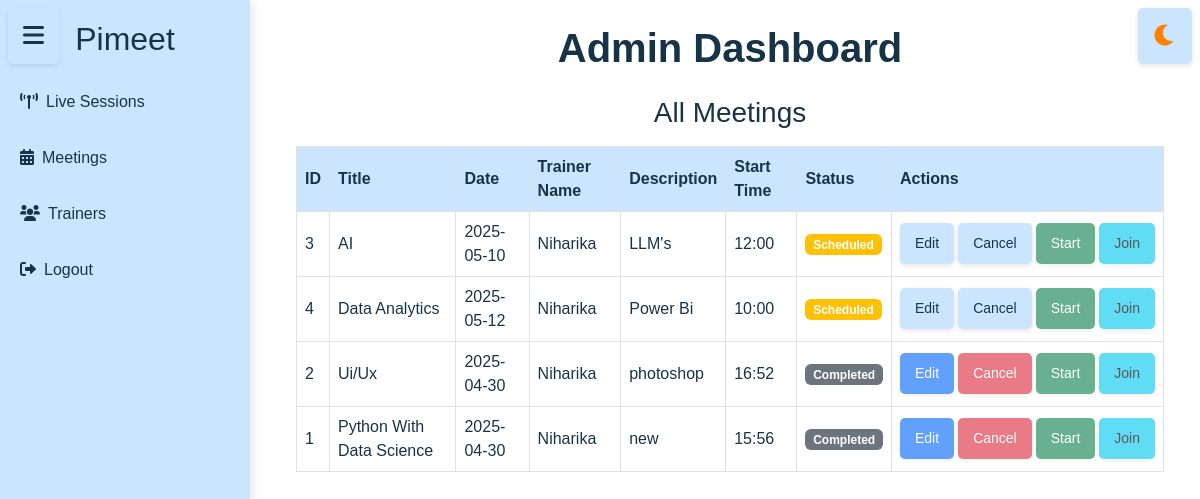
Before: /admin_dashboard with the older database file.
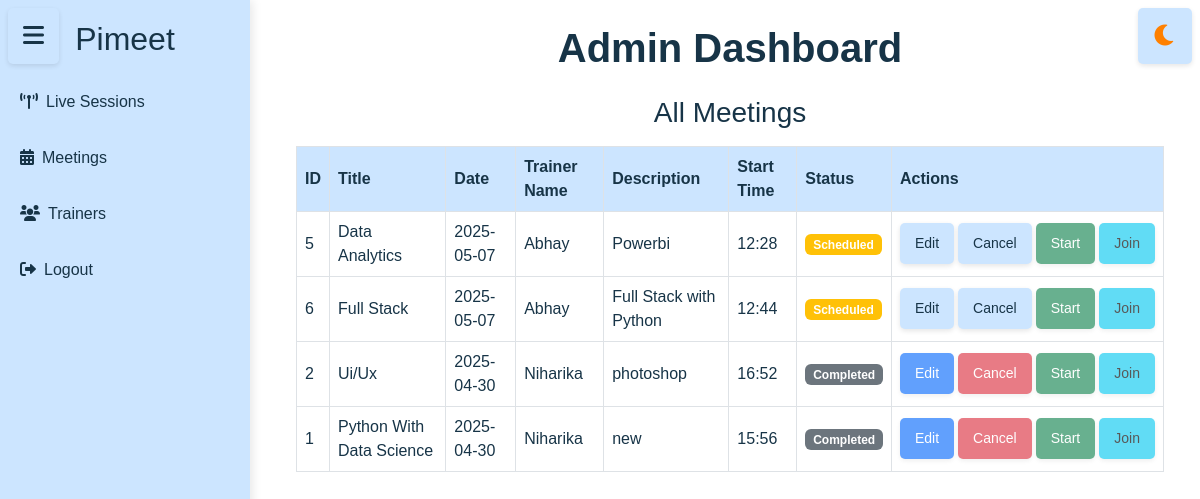
After: the same page with the newer database file.
### tables this page shows
CREATE TABLE meetings (

            id INTEGER PRIMARY KEY AUTOINCREMENT,
            title TEXT NOT NULL,
            date TEXT NOT NULL,
            time TEXT NOT NULL,
            description TEXT NOT NULL,
            trainer_id TEXT,
            meet_id TEXT UNIQUE,
            FOREIGN KEY (trainer_id) REFERENCES trainers(id)
        );

CREATE TABLE trainers (
    id TEXT PRIMARY KEY,
    trainer_id TEXT NOT NULL UNIQUE,
    name TEXT NOT NULL,
    email TEXT NOT NULL UNIQUE,
    mobile TEXT NOT NULL UNIQUE,
    status TEXT CHECK(status IN ('Active', 'Inactive')) NOT NULL,
    bio TEXT,
    profile_image BLOB
);

### app.py (the view)
@app.route('/admin_dashboard')
def admin_dashboard():
    session['user_type'] = 'admin'
    success, result = get_all_trainers_from_db()
    meetings=get_meet()
    if success:
        return render_template('admindashboard.html', trainers=result,meetings=meetings)
    else:
        return render_template('admindashboard.html', error=result)

### assign_trainer.py (called while the page is built)
def get_all_trainers_from_db():
    conn = get_db_connection()
    cursor = conn.cursor()
    try:
        cursor.execute('SELECT * FROM trainers')
        rows = cursor.fetchall()
        trainers = []
        for row in rows:
            trainers.append({
    'trainer_id': row[1],
    'name': row[2],
    'email': row[3],
    'mobile': row[4],
    'status': row[5],
    'bio': row[6],
})
        return True, trainers
    except Exception as e:
        return False, str(e)
    finally:
        conn.close()

### db.py (called while the page is built)
def get_db_connection():
    conn = sqlite3.connect(DATABASE)
    conn.row_factory = sqlite3.Row
    return conn

### templates/admindashboard.html (shortened to what this page needs)
<!DOCTYPE html>
<html lang="en">
<head>
    <link rel="stylesheet" href="https://cdnjs.cloudflare.com/ajax/libs/font-awesome/6.0.0/css/all.min.css">
    <link rel="stylesheet" href="https://cdnjs.cloudflare.com/ajax/libs/bootstrap/5.3.0/css/bootstrap.min.css">
    <link rel="stylesheet" href="{{ url_for('static', filename='css/admin_dashboard.css') }}">
</head>
<body class="light-mode">
    <button class="btn btn-outline-secondary sidebar-toggle position-fixed top-0 start-0 m-2" id="sidebarToggle">
        <i class="fas fa-bars"></i>
    </button>
    <button class="btn btn-outline-secondary theme-toggle position-fixed top-0 end-0 m-2" id="themeToggle">
        <i class="fas fa-moon"></i>
    </button>
<div class="toast-container position-fixed bottom-0 end-0 p-3">
  </div>
    <div class="sidebar " id="sidebar">
        <h2>Pimeet</h2>
        <a href="#" class="d-block my-2" onclick="showSection('live-sessions')">
    <i class="fas fa-broadcast-tower me-2"></i>Live Sessions
</a>
        <a href="#" class="d-block my-2" onclick="showSection('meetings')"><i class="fas fa-calendar-alt me-2"></i>Meetings</a>
        <a href="#" class="d-block my-2" onclick="showSection('trainers')"><i class="fas fa-users me-2"></i>Trainers</a>
        <a href="#" class="d-block my-2" onclick="handleLogout()" class="logout-link"><i class="fas fa-sign-out-alt me-2"></i>Logout</a>
    </div>
    <div class="content p-4 flex-grow-1" id="content">
        <div class="container-fluid">
            <h1 class="fw-bold mb-4 text-center">Admin Dashboard</h1>
        <div id="meetings">
            <div class="table-responsive">
                <h3 class="text-center mb-3">All Meetings</h3>
                <table class="table table-hover table-bordered align-middle">
                    <thead>
                        <tr>
                            <th>ID</th>
                            <th>Title</th>
                            <th>Date</th>
                            <th>Trainer Name</th>
                            <th>Description</th>
                            <th>Start Time</th>
                            <th>Status</th>
                            <th>Actions</th>
                        </tr>
                    </thead>
<tbody>
                        {% set all_meetings = meetings.upcoming + meetings.current + meetings.previous %}
                        {% for meeting in all_meetings %}
                          <tr>
                            <td>{{ meeting.id }}</td>
                            <td>{{ meeting.title }}</td>
                            <td>{{ meeting.date }}</td>
                            <td>{{ meeting.trainer_name}}</td>
                            <td>{{ meeting.description }}</td>
                            <td>{{ meeting.time }}</td>
                            <td>
                              {% if meeting.status == 'Scheduled' %}
                                <span class="badge bg-warning">Scheduled</span>
                              {% elif meeting.status == 'Ongoing' %}
                                <span class="badge bg-success">Ongoing</span>
                              {% else %}
                                <span class="badge bg-secondary">Completed</span>
                              {% endif %}
                            </td>
                            <td>
                              <div class="d-flex flex-nowrap gap-1 ">
                                <button class="btn btn-primary btn-sm"
                                  onclick="openEditModal('{{ meeting.id }}', '{{ meeting.title }}', '{{ meeting.date }}', '{{ meeting.time }}', '{{ meeting.description }}')"
                                  {% if meeting in meetings.previous %}disabled{% endif %}>
                                  Edit
                                </button>
                                <button class="btn btn-danger btn-sm"
                                  onclick="confirmCancel('{{ meeting.id }}')"
                                  {% if meeting in meetings.previous %}disabled{% endif %}>
                                  Cancel
                                </button>
                                <button class="btn btn-success btn-sm"
                                    onclick="window.location.href='{{ url_for('meeting_room', meeting_id=meeting.id) }}'"
                                    {% if meeting not in meetings.current %}disabled{% endif %}>
                                    Start
                                </button>
                                <button class="btn btn-info btn-sm"
                                    onclick="window.location.href='{{ url_for('meeting_room', meeting_id=meeting.id) }}'"
                                    {% if meeting not in meetings.current %}disabled{% endif %}>
                                    Join
                                </button>
                              </div>
                            </td>
                          </tr>
                        {% endfor %}
                      </tbody>
                </table>
            </div>
        </div>
    </div>
</body>
</html>

### static/css/admin_dashboard.css (style rules this page uses)
body { background-color: #000000; font-family: 'Poppins', sans-serif; color: #a9a9a9; margin: 0; padding: 0; transition: background-color 0.3s ease; }
.toast-container { position: fixed; top: 20px; right: 20px; z-index: 1055; }
.sidebar { width: 250px; height: 100vh; background: #1a1a1a; padding-top: 20px; position: fixed; top: 0; left: 0; transition: transform 0.3s ease, background-color 0.3s ease; }
.sidebar h2 { color: #ffffff; text-align: center; margin-bottom: 20px; }
.sidebar a { display: block; padding: 12px 20px; color: #a9a9a9; text-decoration: none; transition: background 0.3s, color 0.3s; }
.content { margin-left: 260px; padding: 20px; transition: margin-left 0.3s ease; }
.sidebar-toggle { position: fixed; top: 15px; left: 20px; z-index: 999; background: none; border: none; padding: 8px; border-radius: 4px; font-size: 24px; color: #4a4a4a; cursor: pointer; transition: color 0.3s ease; }
.table th { background-color: #333333; color: #ffffff; vertical-align: middle; }
.table td { background-color: #1a1a1a; color: #a9a9a9; }
.light-mode { background-color: #ffffff; color: #173447; }
.light-mode .sidebar { background-color: #cce5ff; box-shadow: 2px 0 10px rgba(0, 0, 0, 0.1); }
.light-mode .sidebar h2 { color: #173447; }
.light-mode .sidebar a { color: #173447; }
.light-mode .content { color: #173447; }
.light-mode .table th { background-color: #cce5ff; color: #173447; }
.light-mode .table td { background-color: #ffffff; color: #173447; }
.light-mode .sidebar-toggle { color: #173447; }
.light-mode .theme-toggle { color: #ff8000; }
.light-mode button { background-color: #cce5ff; color: #173447; border: none; padding: 10px 15px; border-radius: 5px; cursor: pointer; transition: background-color 0.3s ease, color 0.3s ease, box-shadow 0.3s ease; box-shadow: 0 2px 5px rgba(0, 0, 0, 0.1); }
.theme-toggle { position: fixed; top: 15px; right: 60px; z-index: 1000; font-size: 24px; color: #4a4a4a; cursor: pointer; transition: color 0.3s ease; }
.theme-toggle { margin-top: 8px; margin-right: 20px; }
.theme-toggle, .profile-toggle { background: none; border: none; cursor: pointer; font-size: 1.5rem; color: #444; }

Changed rows visible on the page:
removed meetings: id "3", title "AI", date "2025-05-10", trainer_name "Niharika", description "LLM's", time "12:00", shows "Scheduled"
removed meetings: id "4", title "Data Analytics", date "2025-05-12", trainer_name "Niharika", description "Power Bi", time "10:00", shows "Scheduled"
added meetings: id "5", title "Data Analytics", date "2025-05-07", trainer_name "Abhay", description "Powerbi", time "12:28", shows "Scheduled"
added meetings: id "6", title "Full Stack", date "2025-05-07", trainer_name "Abhay", description "Full Stack with Python", time "12:44", shows "Scheduled"
